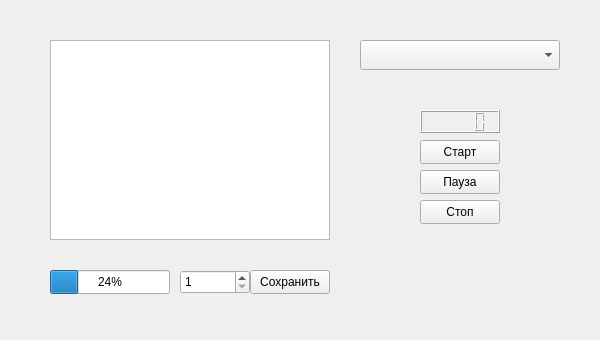
<?xml version="1.0" encoding="UTF-8"?>
<ui version="4.0">
 <class>MainWindow</class>
 <widget class="QMainWindow" name="MainWindow">
  <property name="geometry">
   <rect>
    <x>0</x>
    <y>0</y>
    <width>600</width>
    <height>340</height>
   </rect>
  </property>
  <property name="windowTitle">
   <string>MainWindow</string>
  </property>
  <widget class="QWidget" name="centralwidget">
   <widget class="QTextBrowser" name="exerciseDescription">
    <property name="geometry">
     <rect>
      <x>50</x>
      <y>40</y>
      <width>280</width>
      <height>200</height>
     </rect>
    </property>
   </widget>
   <widget class="QComboBox" name="exerciseBox">
    <property name="geometry">
     <rect>
      <x>360</x>
      <y>40</y>
      <width>200</width>
      <height>30</height>
     </rect>
    </property>
   </widget>
   <widget class="QLCDNumber" name="timerDisplay">
    <property name="geometry">
     <rect>
      <x>420</x>
      <y>110</y>
      <width>80</width>
      <height>23</height>
     </rect>
    </property>
   </widget>
   <widget class="QPushButton" name="startButton">
    <property name="geometry">
     <rect>
      <x>420</x>
      <y>140</y>
      <width>80</width>
      <height>24</height>
     </rect>
    </property>
    <property name="text">
     <string>Старт</string>
    </property>
   </widget>
   <widget class="QPushButton" name="pauseButton">
    <property name="geometry">
     <rect>
      <x>420</x>
      <y>170</y>
      <width>80</width>
      <height>24</height>
     </rect>
    </property>
    <property name="text">
     <string>Пауза</string>
    </property>
   </widget>
   <widget class="QPushButton" name="StopButton">
    <property name="geometry">
     <rect>
      <x>420</x>
      <y>200</y>
      <width>80</width>
      <height>24</height>
     </rect>
    </property>
    <property name="text">
     <string>Стоп</string>
    </property>
   </widget>
   <widget class="QProgressBar" name="goalProgress">
    <property name="geometry">
     <rect>
      <x>50</x>
      <y>270</y>
      <width>120</width>
      <height>24</height>
     </rect>
    </property>
    <property name="value">
     <number>24</number>
    </property>
   </widget>
   <widget class="QSpinBox" name="repsInput">
    <property name="geometry">
     <rect>
      <x>180</x>
      <y>270</y>
      <width>70</width>
      <height>24</height>
     </rect>
    </property>
    <property name="minimum">
     <number>1</number>
    </property>
   </widget>
   <widget class="QPushButton" name="addResultButton">
    <property name="geometry">
     <rect>
      <x>250</x>
      <y>270</y>
      <width>80</width>
      <height>24</height>
     </rect>
    </property>
    <property name="text">
     <string>Сохранить</string>
    </property>
   </widget>
  </widget>
 </widget>
 <resources/>
 <connections/>
</ui>
